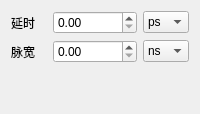
            <widget class="QWidget" name="tab_5">
             <attribute name="title">
              <string>门控</string>
             </attribute>
             <layout class="QVBoxLayout" name="verticalLayout_5">
              <item>
               <layout class="QGridLayout" name="gridLayout_9">
                <item row="1" column="1">
                 <widget class="QDoubleSpinBox" name="doubleSpinBox_width_d">
                  <property name="minimumSize">
                   <size>
                    <width>0</width>
                    <height>0</height>
                   </size>
                  </property>
                  <property name="maximumSize">
                   <size>
                    <width>16777215</width>
                    <height>5000</height>
                   </size>
                  </property>
                  <property name="maximum">
                   <double>1000000000.000000000000000</double>
                  </property>
                 </widget>
                </item>
                <item row="1" column="0">
                 <widget class="QLabel" name="label_19">
                  <property name="text">
                   <string>脉宽</string>
                  </property>
                 </widget>
                </item>
                <item row="0" column="2">
                 <widget class="QComboBox" name="comboBox_delay_d">
                  <property name="minimumSize">
                   <size>
                    <width>0</width>
                    <height>0</height>
                   </size>
                  </property>
                  <item>
                   <property name="text">
                    <string>ps</string>
                   </property>
                  </item>
                  <item>
                   <property name="text">
                    <string>ns</string>
                   </property>
                  </item>
                  <item>
                   <property name="text">
                    <string>us</string>
                   </property>
                  </item>
                  <item>
                   <property name="text">
                    <string>ms</string>
                   </property>
                  </item>
                  <item>
                   <property name="text">
                    <string>s</string>
                   </property>
                  </item>
                 </widget>
                </item>
                <item row="1" column="2">
                 <widget class="QComboBox" name="comboBox_width_d">
                  <property name="minimumSize">
                   <size>
                    <width>0</width>
                    <height>0</height>
                   </size>
                  </property>
                  <item>
                   <property name="text">
                    <string>ns</string>
                   </property>
                  </item>
                  <item>
                   <property name="text">
                    <string>us</string>
                   </property>
                  </item>
                  <item>
                   <property name="text">
                    <string>ms</string>
                   </property>
                  </item>
                  <item>
                   <property name="text">
                    <string>s</string>
                   </property>
                  </item>
                 </widget>
                </item>
                <item row="0" column="1">
                 <widget class="QDoubleSpinBox" name="doubleSpinBox_delay_d">
                  <property name="minimumSize">
                   <size>
                    <width>0</width>
                    <height>0</height>
                   </size>
                  </property>
                  <property name="maximumSize">
                   <size>
                    <width>16777215</width>
                    <height>5000</height>
                   </size>
                  </property>
                  <property name="maximum">
                   <double>1000000000.000000000000000</double>
                  </property>
                 </widget>
                </item>
                <item row="0" column="0">
                 <widget class="QLabel" name="label_20">
                  <property name="text">
                   <string>延时</string>
                  </property>
                 </widget>
                </item>
               </layout>
              </item>
              <item>
               <spacer name="verticalSpacer">
                <property name="orientation">
                 <enum>Qt::Vertical</enum>
                </property>
                <property name="sizeHint" stdset="0">
                 <size>
                  <width>20</width>
                  <height>40</height>
                 </size>
                </property>
               </spacer>
              </item>
             </layout>
            </widget>
